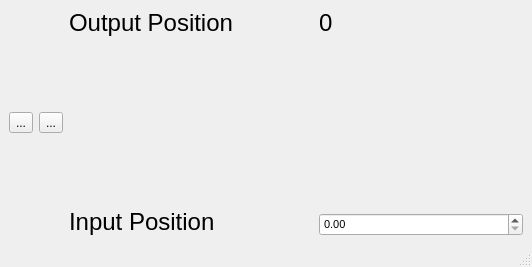
<?xml version="1.0" encoding="UTF-8"?>
<ui version="4.0">
 <class>MainWindow</class>
 <widget class="QMainWindow" name="MainWindow">
  <property name="geometry">
   <rect>
    <x>0</x>
    <y>0</y>
    <width>532</width>
    <height>267</height>
   </rect>
  </property>
  <property name="windowTitle">
   <string>Manual LAC Control</string>
  </property>
  <widget class="QWidget" name="centralwidget">
   <layout class="QHBoxLayout" name="horizontalLayout">
    <item>
     <layout class="QHBoxLayout" name="horizontalLayout_4">
      <item>
       <layout class="QHBoxLayout" name="horizontalLayout_2">
        <item>
         <widget class="QToolButton" name="startButton">
          <property name="text">
           <string>...</string>
          </property>
          <property name="icon">
           <iconset>
            <normaloff>../../artwork/icons/qudiTheme/22x22/start-counter.png</normaloff>../../artwork/icons/qudiTheme/22x22/start-counter.png</iconset>
          </property>
         </widget>
        </item>
        <item>
         <widget class="QToolButton" name="stopButton">
          <property name="text">
           <string>...</string>
          </property>
          <property name="icon">
           <iconset>
            <normaloff>../../artwork/icons/qudiTheme/22x22/stop-counter.png</normaloff>../../artwork/icons/qudiTheme/22x22/stop-counter.png</iconset>
          </property>
         </widget>
        </item>
       </layout>
      </item>
     </layout>
    </item>
    <item>
     <layout class="QHBoxLayout" name="horizontalLayout_5">
      <item>
       <layout class="QHBoxLayout" name="horizontalLayout_6">
        <item>
         <layout class="QVBoxLayout" name="verticalLayout_8">
          <item>
           <widget class="QLabel" name="label_5">
            <property name="font">
             <font>
              <pointsize>18</pointsize>
             </font>
            </property>
            <property name="text">
             <string>Output Position</string>
            </property>
           </widget>
          </item>
          <item>
           <spacer name="verticalSpacer_6">
            <property name="orientation">
             <enum>Qt::Vertical</enum>
            </property>
            <property name="sizeHint" stdset="0">
             <size>
              <width>20</width>
              <height>40</height>
             </size>
            </property>
           </spacer>
          </item>
          <item>
           <widget class="QLabel" name="label_6">
            <property name="font">
             <font>
              <pointsize>18</pointsize>
             </font>
            </property>
            <property name="text">
             <string>Input Position</string>
            </property>
           </widget>
          </item>
         </layout>
        </item>
        <item>
         <spacer name="horizontalSpacer_4">
          <property name="orientation">
           <enum>Qt::Horizontal</enum>
          </property>
          <property name="sizeType">
           <enum>QSizePolicy::Fixed</enum>
          </property>
          <property name="sizeHint" stdset="0">
           <size>
            <width>40</width>
            <height>20</height>
           </size>
          </property>
         </spacer>
        </item>
        <item>
         <layout class="QVBoxLayout" name="verticalLayout_9">
          <item>
           <widget class="QLabel" name="posOutput">
            <property name="font">
             <font>
              <pointsize>18</pointsize>
             </font>
            </property>
            <property name="text">
             <string>0</string>
            </property>
           </widget>
          </item>
          <item>
           <spacer name="verticalSpacer_7">
            <property name="orientation">
             <enum>Qt::Vertical</enum>
            </property>
            <property name="sizeHint" stdset="0">
             <size>
              <width>55</width>
              <height>13</height>
             </size>
            </property>
           </spacer>
          </item>
          <item>
           <widget class="QDoubleSpinBox" name="posInput">
            <property name="font">
             <font>
              <pointsize>8</pointsize>
             </font>
            </property>
           </widget>
          </item>
         </layout>
        </item>
       </layout>
      </item>
     </layout>
    </item>
   </layout>
  </widget>
  <widget class="QMenuBar" name="menubar">
   <property name="geometry">
    <rect>
     <x>0</x>
     <y>0</y>
     <width>532</width>
     <height>21</height>
    </rect>
   </property>
  </widget>
  <widget class="QStatusBar" name="statusbar"/>
 </widget>
 <resources/>
 <connections/>
</ui>
